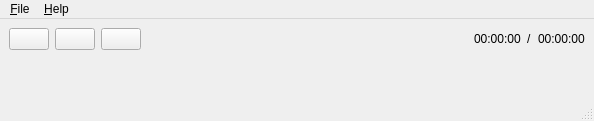
<?xml version="1.0" encoding="UTF-8"?>
<ui version="4.0">
 <class>MainWindow</class>
 <widget class="QMainWindow" name="MainWindow">
  <property name="geometry">
   <rect>
    <x>0</x>
    <y>0</y>
    <width>594</width>
    <height>121</height>
   </rect>
  </property>
  <property name="windowTitle">
   <string>MainWindow</string>
  </property>
  <property name="windowIcon">
   <iconset resource="../resources.qrc">
    <normaloff>:/newPrefix/images/Play.png</normaloff>:/newPrefix/images/Play.png</iconset>
  </property>
  <widget class="QWidget" name="centralwidget">
   <layout class="QGridLayout" name="gridLayout">
    <item row="0" column="1">
     <widget class="QPushButton" name="playButton">
      <property name="text">
       <string/>
      </property>
      <property name="icon">
       <iconset resource="../resources.qrc">
        <normaloff>:/newPrefix/images/Play.png</normaloff>:/newPrefix/images/Play.png</iconset>
      </property>
     </widget>
    </item>
    <item row="0" column="2">
     <widget class="QPushButton" name="stopButton">
      <property name="text">
       <string/>
      </property>
      <property name="icon">
       <iconset resource="../resources.qrc">
        <normaloff>:/newPrefix/images/Stop.png</normaloff>:/newPrefix/images/Stop.png</iconset>
      </property>
     </widget>
    </item>
    <item row="0" column="4">
     <widget class="QPushButton" name="pauseButton">
      <property name="text">
       <string/>
      </property>
      <property name="icon">
       <iconset resource="../resources.qrc">
        <normaloff>:/newPrefix/images/Pause.png</normaloff>:/newPrefix/images/Pause.png</iconset>
      </property>
     </widget>
    </item>
    <item row="0" column="5">
     <widget class="Phonon::SeekSlider" name="seekSlider">
      <property name="minimumSize">
       <size>
        <width>301</width>
        <height>0</height>
       </size>
      </property>
      <property name="maximumSize">
       <size>
        <width>16777215</width>
        <height>16777215</height>
       </size>
      </property>
     </widget>
    </item>
    <item row="0" column="8">
     <widget class="QLabel" name="totalLabel">
      <property name="text">
       <string>00:00:00</string>
      </property>
     </widget>
    </item>
    <item row="0" column="7">
     <widget class="QLabel" name="dividerLabel">
      <property name="text">
       <string>/</string>
      </property>
     </widget>
    </item>
    <item row="0" column="6">
     <widget class="QLabel" name="timeLabel">
      <property name="text">
       <string>00:00:00</string>
      </property>
     </widget>
    </item>
    <item row="1" column="5">
     <widget class="Phonon::VolumeSlider" name="volumeSlider">
      <property name="sizePolicy">
       <sizepolicy hsizetype="MinimumExpanding" vsizetype="Preferred">
        <horstretch>0</horstretch>
        <verstretch>0</verstretch>
       </sizepolicy>
      </property>
      <property name="minimumSize">
       <size>
        <width>50</width>
        <height>0</height>
       </size>
      </property>
     </widget>
    </item>
   </layout>
  </widget>
  <widget class="QMenuBar" name="menubar">
   <property name="geometry">
    <rect>
     <x>0</x>
     <y>0</y>
     <width>594</width>
     <height>24</height>
    </rect>
   </property>
   <widget class="QMenu" name="menu_Open">
    <property name="title">
     <string>&amp;File</string>
    </property>
    <addaction name="openAction"/>
    <addaction name="openFolderAction"/>
    <addaction name="exitAction"/>
   </widget>
   <widget class="QMenu" name="menu_Help">
    <property name="title">
     <string>&amp;Help</string>
    </property>
    <addaction name="aboutAction"/>
   </widget>
   <addaction name="menu_Open"/>
   <addaction name="menu_Help"/>
  </widget>
  <widget class="QStatusBar" name="statusbar"/>
  <action name="openAction">
   <property name="icon">
    <iconset resource="../resources.qrc">
     <normaloff>:/newPrefix/images/Add.png</normaloff>:/newPrefix/images/Add.png</iconset>
   </property>
   <property name="text">
    <string>&amp;Open</string>
   </property>
  </action>
  <action name="openFolderAction">
   <property name="enabled">
    <bool>false</bool>
   </property>
   <property name="text">
    <string>Open &amp;Folder</string>
   </property>
   <property name="visible">
    <bool>false</bool>
   </property>
  </action>
  <action name="exitAction">
   <property name="icon">
    <iconset resource="../resources.qrc">
     <normaloff>:/newPrefix/images/Close.png</normaloff>:/newPrefix/images/Close.png</iconset>
   </property>
   <property name="text">
    <string>E&amp;xit</string>
   </property>
  </action>
  <action name="aboutAction">
   <property name="icon">
    <iconset resource="../resources.qrc">
     <normaloff>:/newPrefix/images/Help.png</normaloff>:/newPrefix/images/Help.png</iconset>
   </property>
   <property name="text">
    <string>&amp;About</string>
   </property>
  </action>
 </widget>
 <customwidgets>
  <customwidget>
   <class>Phonon::SeekSlider</class>
   <extends>QWidget</extends>
   <header location="global">phonon/seekslider.h</header>
  </customwidget>
  <customwidget>
   <class>Phonon::VolumeSlider</class>
   <extends>QWidget</extends>
   <header location="global">phonon/volumeslider.h</header>
  </customwidget>
 </customwidgets>
 <resources>
  <include location="../resources.qrc"/>
 </resources>
 <connections/>
</ui>
